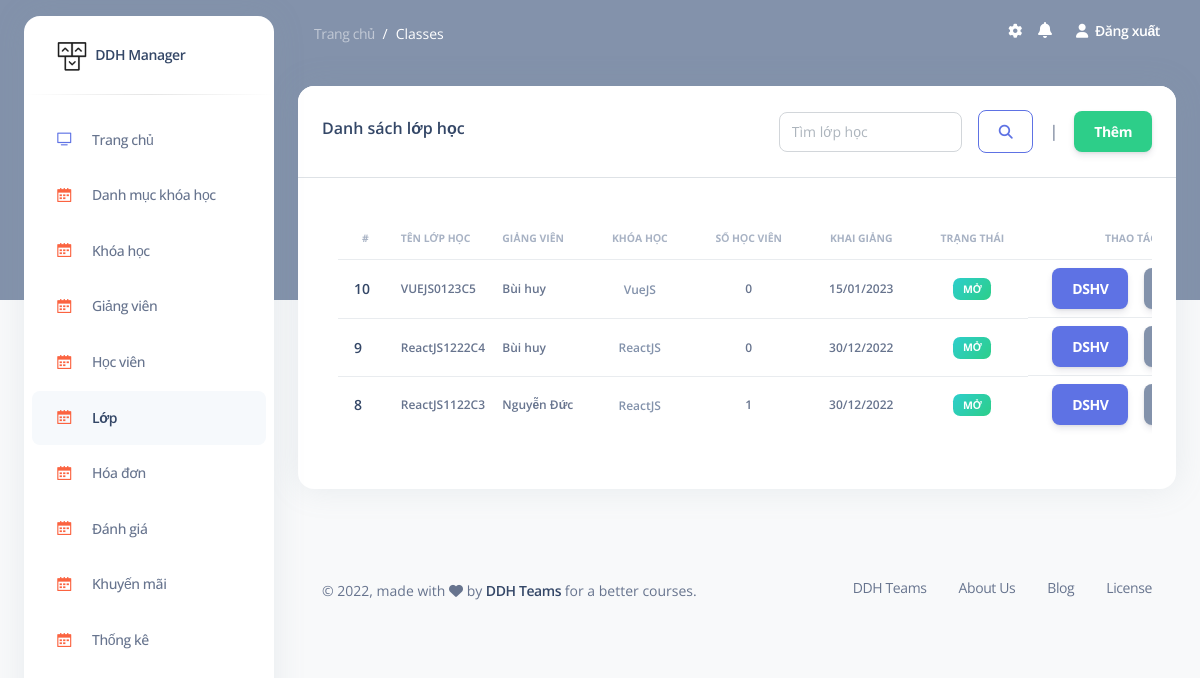
Before: /admin/classes (signed in) with the older database file.
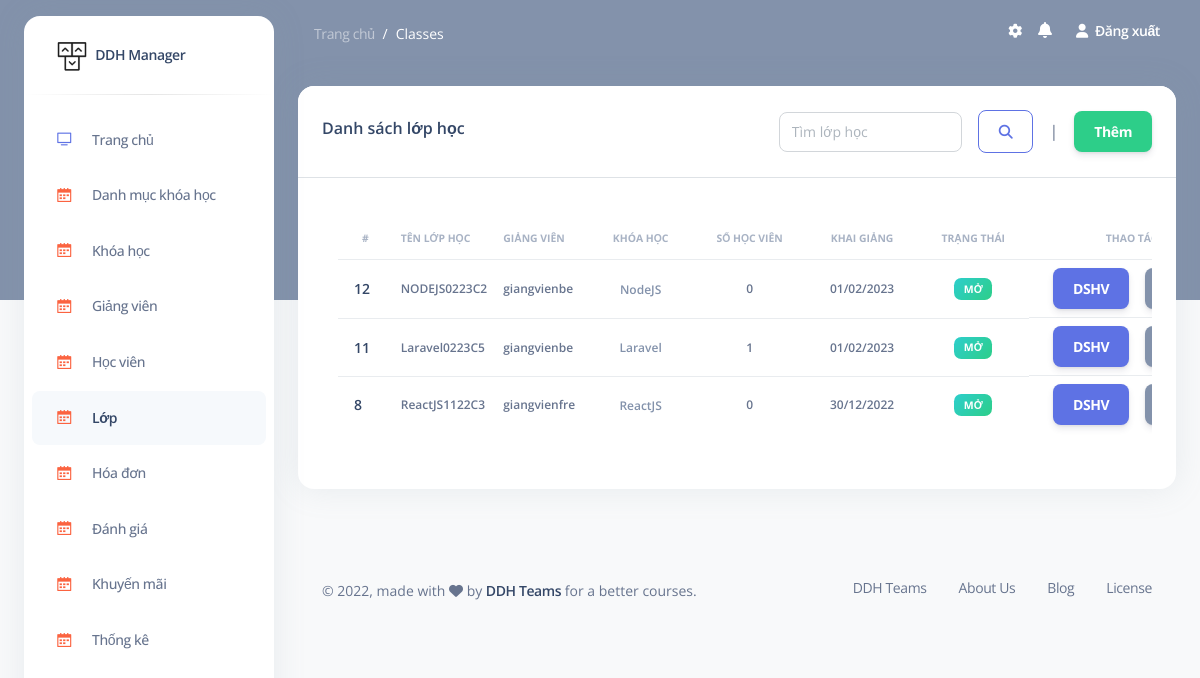
After: the same page with the newer database file.
### tables this page shows
CREATE TABLE `classes` (
                           `id` int NOT NULL,
                           `name_class` varchar(255) DEFAULT NULL,
                           `id_course` int DEFAULT NULL,
                           `id_teacher` int DEFAULT NULL,
                           `slot` int DEFAULT '3',
                           `time_learn` tinyint DEFAULT NULL,
                           `time_start` date DEFAULT NULL,
                           `time_end` date DEFAULT NULL,
                           `status_class` tinyint DEFAULT '0'
);

CREATE TABLE `teachers` (
                            `id` int NOT NULL,
                            `name_teacher` varchar(255) DEFAULT NULL,
                            `email_teacher` varchar(255) DEFAULT NULL,
                            `phone_teacher` varchar(255) DEFAULT NULL,
                            `password_teacher` varchar(255) DEFAULT NULL,
                            `image_teacher` varchar(255) DEFAULT NULL,
                            `about_teacher` text,
                            `scope_teacher` text,
                            `role` tinyint DEFAULT '0',
                            `created_at` timestamp NULL DEFAULT NULL,
                            `updated_at` timestamp NULL DEFAULT NULL,
                            `status_teacher` tinyint DEFAULT '0'
);

CREATE TABLE `courses` (
                           `id` int NOT NULL,
                           `name_course` varchar(255) DEFAULT NULL,
                           `price_course` int DEFAULT NULL,
                           `image_course` varchar(255) DEFAULT NULL,
                           `status_course` tinyint DEFAULT '0',
                           `description_course` text,
                           `quote` text,
                           `discount` smallint DEFAULT '0',
                           `created_at` timestamp NULL DEFAULT NULL,
                           `updated_at` timestamp NULL DEFAULT NULL,
                           `id_category` int DEFAULT NULL
);

### models/admin/classes.php (called while the page is built, shortened)
<?php
    function class_read(){
        $sql = "SELECT
            classes.*,
            courses.name_course,
            teachers.name_teacher
            FROM classes
            INNER JOIN teachers ON classes.id_teacher = teachers.id
            INNER JOIN courses ON classes.id_course = courses.id
            ORDER BY classes.id DESC
         ";
        return query($sql);
    }
?>

### models/process_db.php (called while the page is built, shortened)
<?php
    function connect(){
        $conn = null;
        try {
            $conn = new PDO("mysql:host=".DB_HOST.";dbname=".DB_NAME."", DB_USER, DB_PASS);
            $conn->setAttribute(PDO::ATTR_ERRMODE, PDO::ERRMODE_EXCEPTION);
        }catch(PDOException $e){
            echo "Connection failed: " . $e->getMessage();
        }
        return $conn;
    }
    function query($sql){
        $sql_args = array_slice(func_get_args(), 1);
        try {
            $stmt = connect()->prepare($sql);
            $stmt->execute($sql_args);
            $rows = $stmt->fetchAll();
            return $rows;
        } catch (PDOException $e) {
            throw $e;
        }
    }
    function query_value($sql){
        $sql_args = array_slice(func_get_args(), 1);
        try {
            $stmt = connect()->prepare($sql);
            $stmt->execute($sql_args);
            $row = $stmt->fetch(PDO::FETCH_ASSOC);
            return array_values($row)[0];
        } catch (PDOException $e) {
            throw $e;
        }
    }
?>

### models/site/courses.php (called while the page is built, shortened)
<?php
    function count_std_class($id_class){
        $sql = "SELECT COUNT(detail_classes.id_students) AS total FROM detail_classes WHERE detail_classes.id_class = ?";
        return query_value($sql,$id_class);
    }
?>

### global.php (called while the page is built, shortened)
<?php
    function format_date($date){
        return (new DateTimeImmutable($date))->format('d/m/Y');
    }
?>

### views/admin/classes/read.php (the view, shortened to what the rows shown need)
<section class="container-fluid py-4">
    <div class="row">
        <div class="col-12">
            <div class="card mb-4">
                <div class="card-body ">
                    <div class="table-responsive p-3">
                        <table class="table align-items-center " id="examplee">
                            <thead>
                            <tr>
                                <th class="text-uppercase text-secondary text-xxs font-weight-bolder opacity-7">#</th>
                                <th class="text-uppercase text-secondary text-xxs font-weight-bolder opacity-7 ps-2">Tên lớp học</th>
                                <th class="text-uppercase text-secondary text-xxs font-weight-bolder opacity-7 ps-2">Giảng viên</th>
                                <th class="text-center text-uppercase text-secondary text-xxs font-weight-bolder opacity-7">Khóa học</th>
                                <th class="text-center text-uppercase text-secondary text-xxs font-weight-bolder opacity-7">Số học viên</th>
                                <th class="text-center text-uppercase text-secondary text-xxs font-weight-bolder opacity-7">Khai giảng</th>
                                <th class="text-center text-uppercase text-secondary text-xxs font-weight-bolder opacity-7">Trạng thái</th>
                                <th class="text-center text-uppercase text-secondary text-xxs font-weight-bolder opacity-7">Thao tác</th>
                            </tr>
                            </thead>
                            <tbody>
                            <?php if(!empty($read_class)){ ?>
                                <?php foreach ($read_class as $keys => $values): ?>
                                    <tr>
                                        <td>
                                            <div class="d-flex px-2 py-1">
                                                <div class="d-flex flex-column justify-content-center">
                                                    <h6 class="mb-0 text-sm"><?= $values['id'] ?></h6>
                                                </div>
                                            </div>
                                        </td>
                                        <td><p class="text-xs font-weight-bold mb-0"><?= $values['name_class'] ?></p></td>
                                        <td><p class="text-xs font-weight-bold mb-0"><?= $values['name_teacher'] ?></p></td>
                                        <td class="align-middle text-center">
                                            <span class="text-secondary text-xs font-weight-bold"><?= $values['name_course'] ?></span>
                                        </td>
                                        <td><p class="text-xs font-weight-bold mb-0 text-center"><?= count_std_class($values['id']) ?></p></td>
                                        <td><p class="text-xs font-weight-bold mb-0 text-center"><?= format_date($values['time_start']) ?></p></td>
                                        <td class="align-middle text-center text-sm">
                                            <?=
                                                $values['status_class'] == 0
                                                ? '<span class="badge badge-sm bg-gradient-success">Mở</span>'
                                                : '<span class="badge badge-sm bg-gradient-warning">Đóng</span>'
                                            ?>
                                        </td>
                                        <td class="align-middle text-center d-flex justify-content-center align-items-center">
                                            <span class="text-secondary text-xs font-weight-bold"><a class="btn btn-primary m-0"  href="<?= CLASSES ?>/showStudent/<?= $values['id'] ?>">DSHV</a></span>&emsp;
                                            <span class="text-secondary text-xs font-weight-bold"><a class="btn btn-secondary m-0"  href="<?= CLASSES ?>/update/<?= $values['id'] ?>">Sửa</a></span>&emsp;
                                        </td>
                                    </tr>
                                <?php endforeach; ?>
                            <?php } ?>
                            </tbody>
                        </table>
                    </div>
                </div>
            </div>
        </div>
    </div>
</section>

Changed rows visible on the page:
removed classes: id "10", name_class "VUEJS0123C5", id_teacher.name_teacher "Bùi huy", id_course.name_course "VueJS", id "0", time_start "15/01/2023", status_class "MỞ"
removed classes: id "9", name_class "ReactJS1222C4", id_teacher.name_teacher "Bùi huy", id_course.name_course "ReactJS", id "0", time_start "30/12/2022", status_class "MỞ"
added classes: id "12", name_class "NODEJS0223C2", id_teacher.name_teacher "giangvienbe", id_course.name_course "NodeJS", id "0", time_start "01/02/2023", status_class "MỞ"
added classes: id "11", name_class "Laravel0223C5", id_teacher.name_teacher "giangvienbe", id_course.name_course "Laravel", id "1", time_start "01/02/2023", status_class "MỞ"
changed classes "ReactJS1122C3": id_teacher.name_teacher "Nguyễn Đức" → "giangvienfre"; id "1" → "0"
